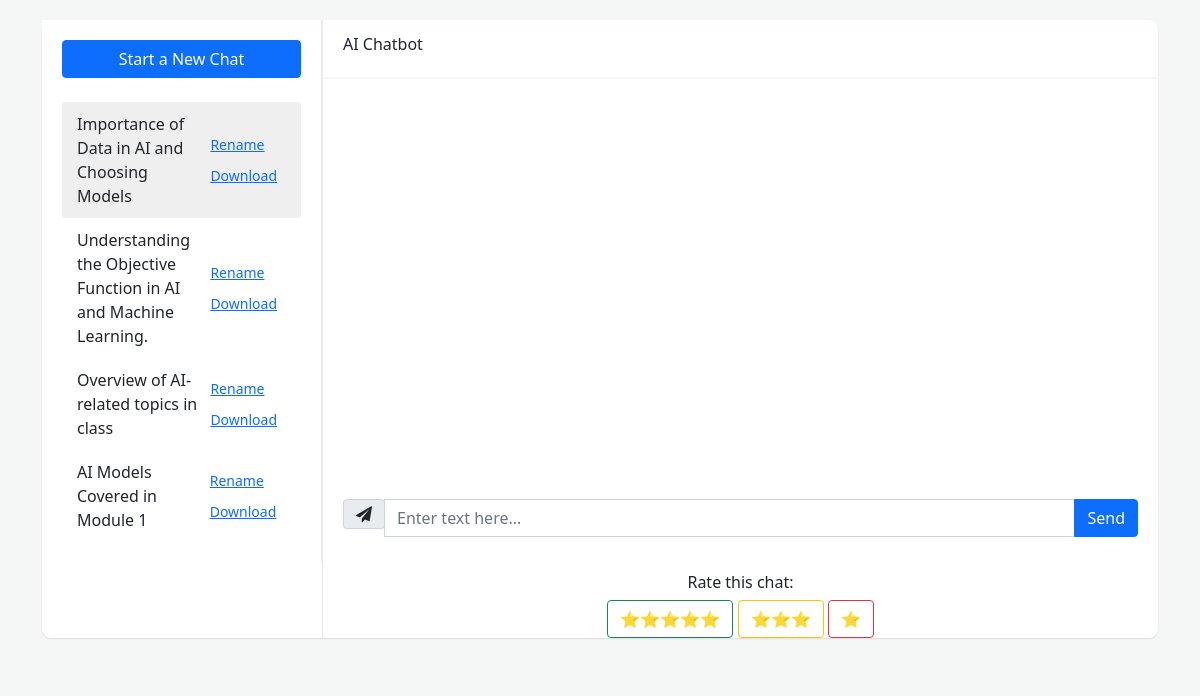
The page /chatbot (signed in) on the database as committed earlier.
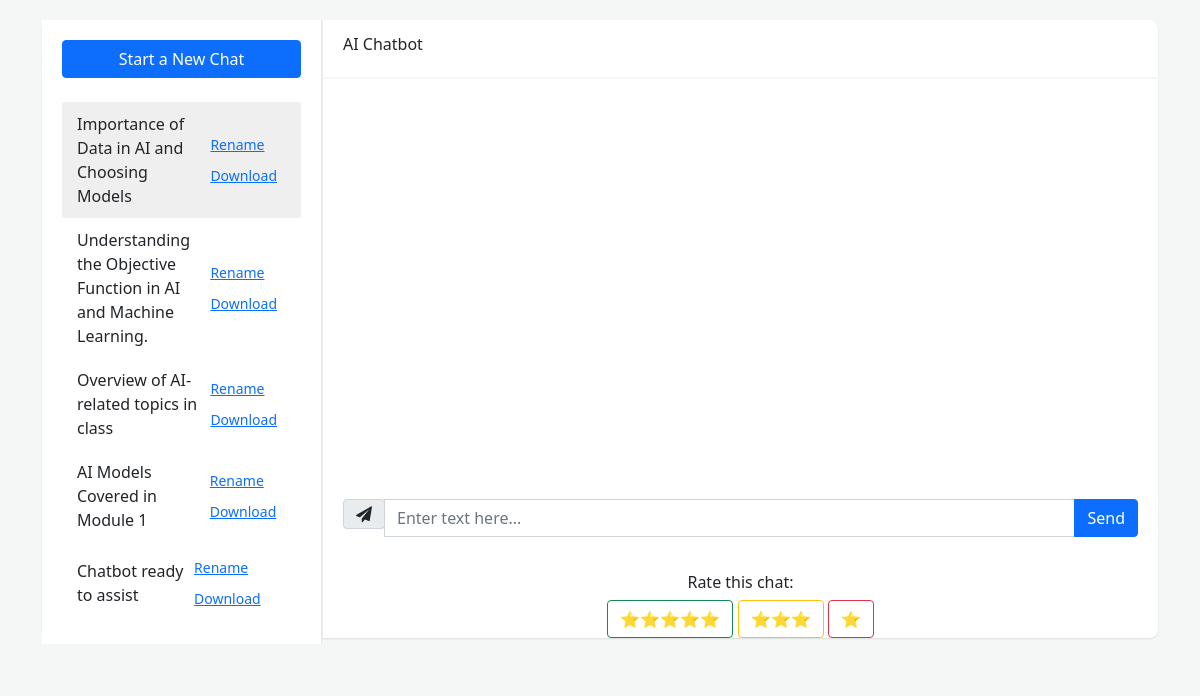
The same page on the database as committed later.
### app.py (models this page shows)
class ChatHistory(db.Model):
    id = db.Column(db.Integer, primary_key=True)
    user_id = db.Column(db.Integer, db.ForeignKey('user.id'), nullable=False)
    conversation_name = db.Column(db.String(150), nullable=False)
    messages = db.Column(db.Text, nullable=False)

### app.py (the view)
@app.route('/chatbot')
@login_required
def chatbot_ui():
    chat_histories = ChatHistory.query.filter_by(user_id=current_user.id).all()
    return render_template('chatbot.html', chat_histories=chat_histories)

### app.py (called while the page is built)
@login_manager.user_loader
def load_user(user_id):
    return User.query.get(int(user_id))

@app.after_request
def add_frame_options_header(response):
    response.headers['X-Frame-Options'] = 'ALLOWALL'
    return response

### templates/chatbot.html (shortened to what this page needs)
<!DOCTYPE html>
<html lang="en">
<head>
    <link href="https://maxcdn.bootstrapcdn.com/font-awesome/4.7.0/css/font-awesome.min.css" rel="stylesheet">
    <link href="https://cdnjs.cloudflare.com/ajax/libs/bootstrap/5.1.3/css/bootstrap.min.css" rel="stylesheet">
</head>
<body>
    <div class="container">
        <div class="row clearfix">
            <div class="col-lg-12">
                <div class="card chat-app">
                    <div id="plist" class="people-list">
                        <button id="new-chat-btn" class="btn btn-primary w-100 mb-3">Start a New Chat</button>
                        <ul class="list-unstyled chat-list mt-2 mb-0">
                            {% for chat in chat_histories %}
                            <li class="clearfix {% if loop.first %}active{% endif %}" data-id="{{ chat.id }}">
                                <div>
                                    <span>{{ chat.conversation_name }}</span>
                                </div>
                                <div>
                                    <button class="btn btn-sm btn-link rename-btn">Rename</button>
                                    <a href="/api/download-chat?id={{ chat.id }}" class="btn btn-sm btn-link" target="_blank">Download</a>
                                </div>
                            </li>
                            {% endfor %}
                        </ul>
                    </div>
                    <div class="chat">
                        <div class="chat-header clearfix">
                            <div class="row">
                                <div class="col-lg-6">
                                    <div class="chat-about">
                                        <h6 class="m-b-0">AI Chatbot</h6>
                                    </div>
                                </div>
                            </div>
                        </div>
                        <div class="chat-history"></div>
                        <div class="chat-message clearfix">
                            <div class="input-group mb-0">
                                <div class="input-group-prepend">
                                    <span class="input-group-text"><i class="fa fa-send"></i></span>
                                </div>
                                <input type="text" id="chat-input" class="form-control" placeholder="Enter text here...">
                                <button id="send-btn" class="btn btn-primary">Send</button>
                            </div>
                        </div>
                        <div class="rating mt-3 text-center">
                            <h6>Rate this chat:</h6>
                            <button class="btn btn-outline-success rate-btn" data-rating="5">⭐⭐⭐⭐⭐</button>
                            <button class="btn btn-outline-warning rate-btn" data-rating="3">⭐⭐⭐</button>
                            <button class="btn btn-outline-danger rate-btn" data-rating="1">⭐</button>
                        </div>
                    </div>
                </div>
            </div>
        </div>
    </div>
</body>
</html>

### templates/chatbot.html (style rules this page uses)
body { background-color: #f4f7f6; margin-top: 20px; }
.card { background: #fff; transition: .5s; border: 0; margin-bottom: 30px; border-radius: .55rem; position: relative; width: 100%; box-shadow: 0 1px 2px 0 rgb(0 0 0 / 10%); }
.chat-app .people-list { width: 280px; position: absolute; left: 0; top: 0; padding: 20px; z-index: 7; background: #fff; border-right: 1px solid #eaeaea; }
.chat-app .chat { margin-left: 280px; border-left: 1px solid #eaeaea; }
.people-list .chat-list li { padding: 10px 15px; list-style: none; border-radius: 3px; display: flex; justify-content: space-between; align-items: center; }
.people-list .chat-list li.active { background: #efefef; }
.chat .chat-header { padding: 15px 20px; border-bottom: 2px solid #f4f7f6; }
.chat .chat-history { padding: 20px; height: 400px; overflow-y: auto; border-bottom: 2px solid #fff; }
.chat .chat-message { padding: 20px; }

Rows that differ between the two databases and show on the page:
added ChatHistory: conversation_name "Chatbot ready to assist"
